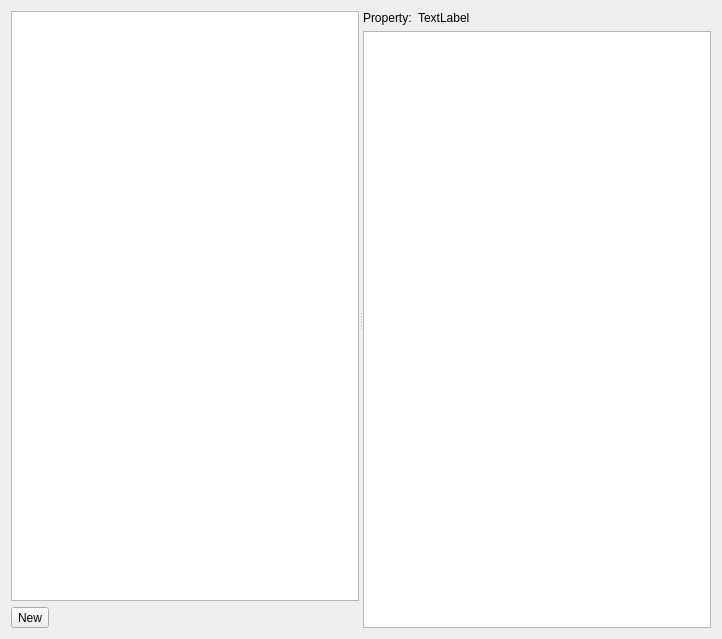
<?xml version="1.0" encoding="UTF-8"?>
<ui version="4.0">
 <class>Form</class>
 <widget class="QWidget" name="Form">
  <property name="geometry">
   <rect>
    <x>0</x>
    <y>0</y>
    <width>722</width>
    <height>639</height>
   </rect>
  </property>
  <property name="windowTitle">
   <string>Form</string>
  </property>
  <layout class="QVBoxLayout" name="verticalLayout_2">
   <item>
    <widget class="QSplitter" name="splitter">
     <property name="orientation">
      <enum>Qt::Orientation::Horizontal</enum>
     </property>
     <widget class="QWidget" name="verticalLayoutWidget">
      <layout class="QVBoxLayout" name="verticalLayout">
       <item>
        <widget class="QTableView" name="tv_properties">
         <property name="selectionMode">
          <enum>QAbstractItemView::SelectionMode::ExtendedSelection</enum>
         </property>
         <property name="selectionBehavior">
          <enum>QAbstractItemView::SelectionBehavior::SelectRows</enum>
         </property>
         <property name="sortingEnabled">
          <bool>true</bool>
         </property>
         <attribute name="horizontalHeaderStretchLastSection">
          <bool>true</bool>
         </attribute>
        </widget>
       </item>
       <item>
        <widget class="QToolButton" name="tb_new">
         <property name="text">
          <string>New</string>
         </property>
         <property name="toolButtonStyle">
          <enum>Qt::ToolButtonStyle::ToolButtonIconOnly</enum>
         </property>
         <property name="arrowType">
          <enum>Qt::ArrowType::NoArrow</enum>
         </property>
        </widget>
       </item>
      </layout>
     </widget>
     <widget class="QWidget" name="verticalLayoutWidget_2">
      <layout class="QVBoxLayout" name="verticalLayout_3">
       <item>
        <layout class="QFormLayout" name="formLayout">
         <item row="0" column="0">
          <widget class="QLabel" name="lb_property">
           <property name="text">
            <string>Property:</string>
           </property>
          </widget>
         </item>
         <item row="0" column="1">
          <widget class="QLabel" name="lb_property_name">
           <property name="text">
            <string>TextLabel</string>
           </property>
          </widget>
         </item>
        </layout>
       </item>
       <item>
        <widget class="QTableView" name="tv_classes">
         <property name="selectionMode">
          <enum>QAbstractItemView::SelectionMode::SingleSelection</enum>
         </property>
         <property name="selectionBehavior">
          <enum>QAbstractItemView::SelectionBehavior::SelectRows</enum>
         </property>
         <property name="sortingEnabled">
          <bool>true</bool>
         </property>
         <attribute name="horizontalHeaderShowSortIndicator" stdset="0">
          <bool>true</bool>
         </attribute>
         <attribute name="horizontalHeaderStretchLastSection">
          <bool>true</bool>
         </attribute>
        </widget>
       </item>
      </layout>
     </widget>
    </widget>
   </item>
  </layout>
 </widget>
 <resources/>
 <connections/>
</ui>
